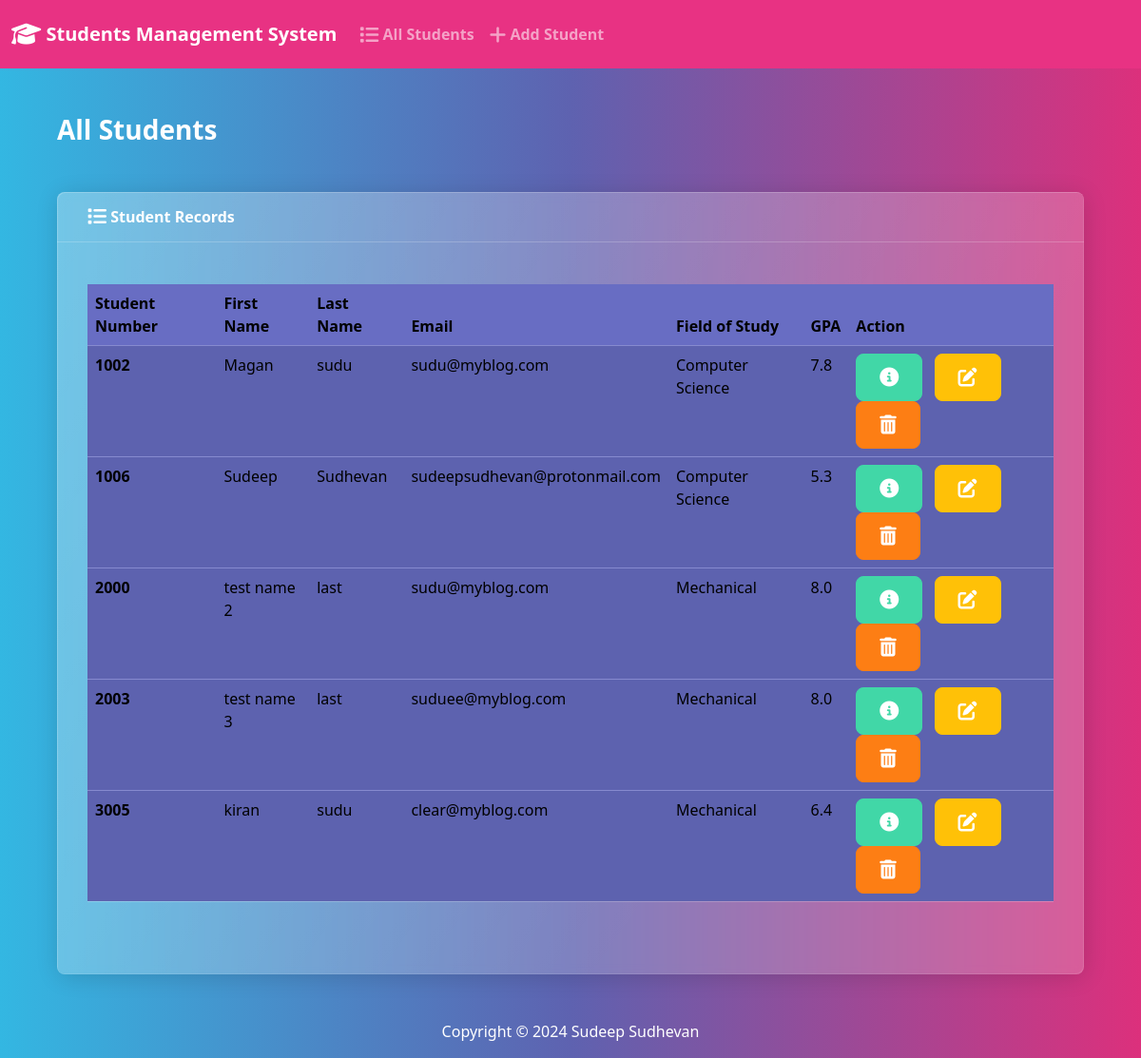
The page / on the database its author committed.
### student/models.py (models this page shows, shortened)
class Student(models.Model):
    student_number = models.PositiveIntegerField()
    first_name = models.CharField(max_length=50)
    last_name = models.CharField(max_length=50)
    email = models.EmailField(max_length=100)
    field_of_study = models.CharField(max_length=50)
    gpa = models.FloatField()

### student/views.py (the view)
# urls.py: 2. Add a URL to urlpatterns:  path('', views.home, name='home')
def home(request):
    return render(request, "home.html", {"students": Student.objects.all()})

### templates/home.html (shortened to what this page needs)
{% extends 'base.html' %}
{% block content %}
<h3 class="m-4">All Students</h3>
<div class="row">
    <div class="col-12">
        {% if students %}
        <div class="card bg-secondary ms-4 me-4 mb-4">
            <div class="card-header">
                <i class="fa-solid fa-list fa-lg"></i> Student Records
            </div>
            <div class="card-body">
                <p class="card-text">
                <div class="table-responsive">
                    <table class="table table-hover">
                        <thead>
                            <tr>
                                <th scope="col">Student Number</th>
                                <th scope="col">First Name</th>
                                <th scope="col">Last Name</th>
                                <th scope="col">Email</th>
                                <th scope="col">Field of Study</th>
                                <th scope="col">GPA</th>
                                <th scope="col">Action</th>
                            </tr>
                        </thead>
                        <tbody>
                            {% for student in students %}
                            <tr class="table-active">
                                <th scope="row">{{ student.student_number }}</th>
                                <td>{{ student.first_name }}</td>
                                <td>{{ student.last_name }}</td>
                                <td>{{ student.email }}</td>
                                <td>{{ student.field_of_study }}</td>
                                <td>{{ student.gpa }}</td>
                                <td>
                                    <button class="btn btn-success me-1" type="button" data-bs-toggle="modal"
                                        data-bs-target="#viewModal{{ student.id }}">
                                        <i class="fa-solid fa-circle-info fa-lg"></i>
                                    </button>
                                    <a class="btn btn-warning me-1" href="{% url 'edit' student.id %}">
                                        <i class="fa-solid fa-pen-to-square fa-lg"></i>
                                    </a>
                                    <button type="button" class="btn btn-danger" data-bs-toggle="modal"
                                        data-bs-target="#delete{{student.id}}">
                                        <i class="fa-solid fa-trash-can fa-lg"></i>
                                    </button>
                                </td>
                            </tr>
                            {% endfor %}
                        </tbody>
                    </table>
                </div>
                </p>
            </div>
        </div>
        {% else %}
        <h5 class="alert alert-primary ms-4 me-4">No students found</h5>
        {% endif %}
    </div>
</div>
{% endblock %}

### templates/base.html (shortened to what this page needs)
{% load static %}
<!DOCTYPE html>
<html lang="en">
<head>
    <link rel="stylesheet" href="https://cdnjs.cloudflare.com/ajax/libs/font-awesome/6.5.2/css/all.min.css"
 />
    <link rel="stylesheet" href="{% static 'css/bootstrap.min.css' %}">
</head>
<body class="d-flex flex-column min-vh-100">
    <nav class="navbar navbar-expand-lg bg-primary" data-bs-theme="dark">
        <div class="container-fluid">
            <a class="navbar-brand" href="{% url 'home' %}" style="font-weight: bolder;">
                <i class="fa-solid fa-graduation-cap fa-lg"></i> Students Management System</a>
            <div class="collapse navbar-collapse" id="navbarColor01">
                <ul class="navbar-nav me-auto">
                    <li class="nav-item">
                        <a class="nav-link" href="{% url 'home' %}" style="font-weight: bold;">
                            <i class="fa-solid fa-list fa-lg"></i> All Students</a>
                    </li>
                    <li class="nav-item">
                        <a class="nav-link" href="{% url 'add' %}" style="font-weight: bold;">
                            <i class="fa-solid fa-plus fa-lg"></i> Add Student</a>
                    </li>
                </ul>
            </div>
        </div>
    </nav>
    <div class="container-fluid">
        {% block content %} {% endblock %}
    </div>
    <footer class="mt-auto mb-2">
        <div class="text-center">
            <span>
                Copyright &copy;
                <script>document.write(new Date().getFullYear())</script> Sudeep Sudhevan
            </span>
        </div>
    </footer>
</body>
</html>

### rows shown on the page
Student: student_number "1002", first_name "Magan", last_name "sudu", email "sudu@myblog.com", field_of_study "Computer Science", gpa "7.8"
Student: student_number "1006", first_name "Sudeep", last_name "Sudhevan", email "sudeepsudhevan@protonmail.com", field_of_study "Computer Science", gpa "5.3"
Student: student_number "2000", first_name "test name 2", last_name "last", email "sudu@myblog.com", field_of_study "Mechanical", gpa "8.0"
Student: student_number "2003", first_name "test name 3", last_name "last", email "suduee@myblog.com", field_of_study "Mechanical", gpa "8.0"
Student: student_number "3005", first_name "kiran", last_name "sudu", email "clear@myblog.com", field_of_study "Mechanical", gpa "6.4"
